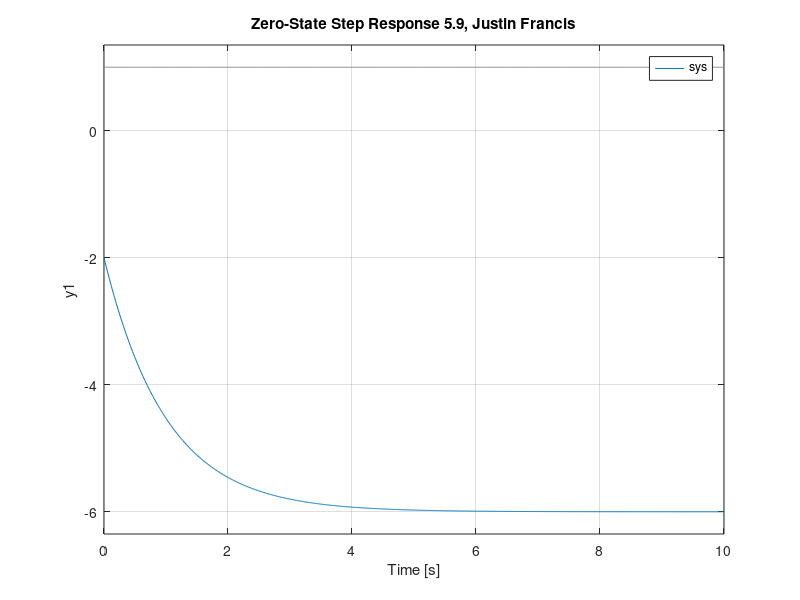
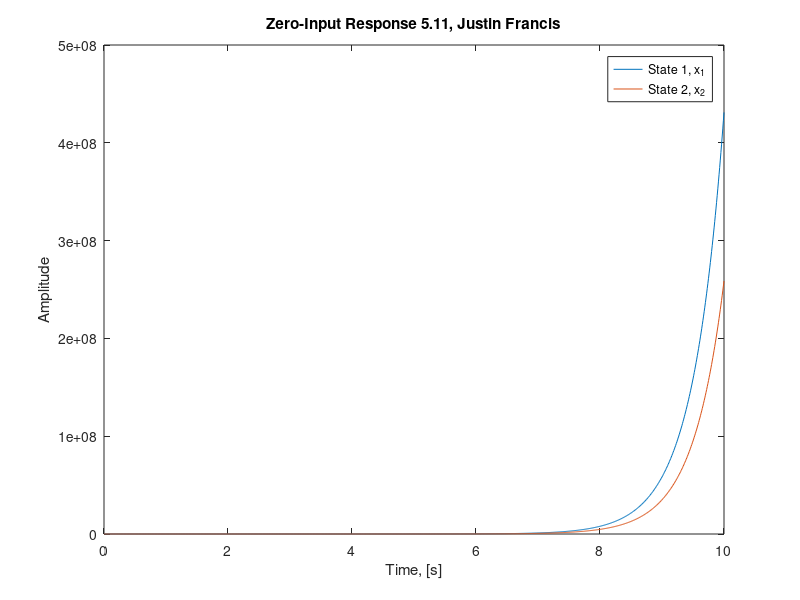
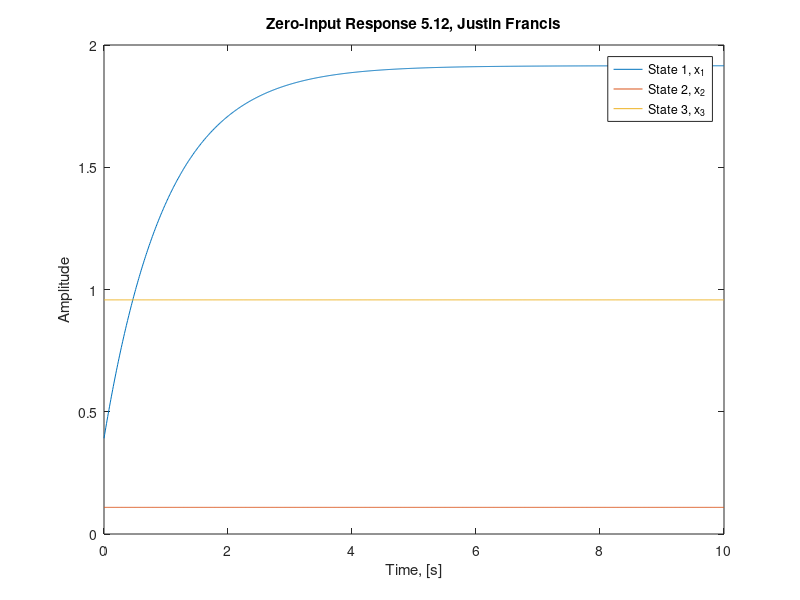
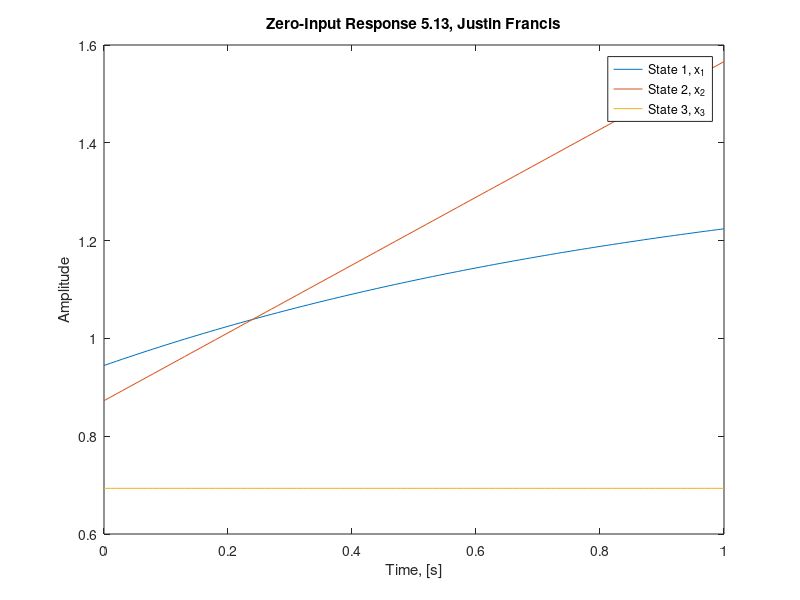

These charts were generated, in order, by the following MATLAB code:
% Justin Francis
% MEEN 5210, State Space
% HW 5


%% prob 1, 5.9
clc; clear; close all;
A = [-1 5; 0 2];
B = [2 0].';
C = [-2 4]; 
D = [-2];

sys = ss(A,B,C,D);
t = [0:0.01:10];
u =  ones(length(t),1);

figure();
lsim(sys, u, t);
% step(sys);
title('Zero-State Step Response 5.9, Justin Francis');
saveas(gcf, 'Prob5_9.png');

%% prob 1, 5.11
x0 = rand(2,1);
u = zeros(length(t), 1);

figure();
[Y, T, X] = lsim(sys, u, t, x0);
plot(T,X);
ylabel('Amplitude');
xlabel('Time, [s]');
legend({'State 1, x_1', 'State 2, x_2'});
title('Zero-Input Response 5.11, Justin Francis');
saveas(gcf, 'Prob5_11.png');

%% prob 2, 5.12
clc; clear;

A = [-1 0 2; 0 0 0; 0 0 0];
B = [0 0 0].';
C = [0 0 0];
D = 0;
n = size(A);
x0 = rand(n(1),1);
t = [0:0.01:10];
u = zeros(size(t));
sys = ss(A, B, C, D);

figure();
[Y, T, X] = lsim(sys, u, t, x0);
plot(T,X);
ylabel('Amplitude');
xlabel('Time, [s]');
legend({'State 1, x_1', 'State 2, x_2', 'State 3, x_3'});
title('Zero-Input Response 5.12, Justin Francis');
saveas(gcf, 'Prob5_12.png');

%% prob 3, 5.13
clc; clear;

A = [-1 0 2; 0 0 1; 0 0 0];
B = [0 0 0].';
C = [0 0 0];
D = 0;
n = size(A);
x0 = rand(n(1),1);
t = [0:0.01:1];
u = zeros(size(t));
sys = ss(A, B, C, D);

figure();
[Y, T, X] = lsim(sys, u, t, x0);
plot(T,X);
ylabel('Amplitude');
xlabel('Time, [s]');
legend({'State 1, x_1', 'State 2, x_2', 'State 3, x_3'});
title('Zero-Input Response 5.13, Justin Francis');
saveas(gcf, 'Prob5_13.png');

%% prob 4, 5.14
clc; clear;

A = [0.9 0 2; 0 1 0; 0 0 1];
B = [0 0 0].';
C = [0 0 0];
D = 0;
n = size(A);
x0 = rand(n(1),1);
t = [0:0.01:1];
u = zeros(size(t));
sys = ss(A, B, C, D, 0.01);

figure();
[Y, T, X] = lsim(sys, u, t, x0);
plot(T,X);
ylabel('Amplitude');
xlabel('Time, [s]');
legend({'State 1, x_1', 'State 2, x_2', 'State 3, x_3'});
title('Discrete Zero-Input Response 5.14, Justin Francis');
saveas(gcf, 'Prob5_14.png');

%% prob 5, 5.15
clc; clear;

A = [0.9 0 2; 0 1 1; 0 0 1];
B = [0 0 0].';
C = [0 0 0];
D = 0;
n = size(A);
x0 = rand(n(1),1);
t = [0:0.01:1];
u = zeros(size(t));
sys = ss(A, B, C, D, 0.01);

figure();

[Y, T, X] = lsim(sys, u, t, x0);
plot(T,X);
ylabel('Amplitude');
xlabel('Time, [s]');
legend({'State 1, x_1', 'State 2, x_2', 'State 3, x_3'});
title('Discrete Zero-Input Response 5.15, Justin Francis');
saveas(gcf, 'Prob5_15.png');
